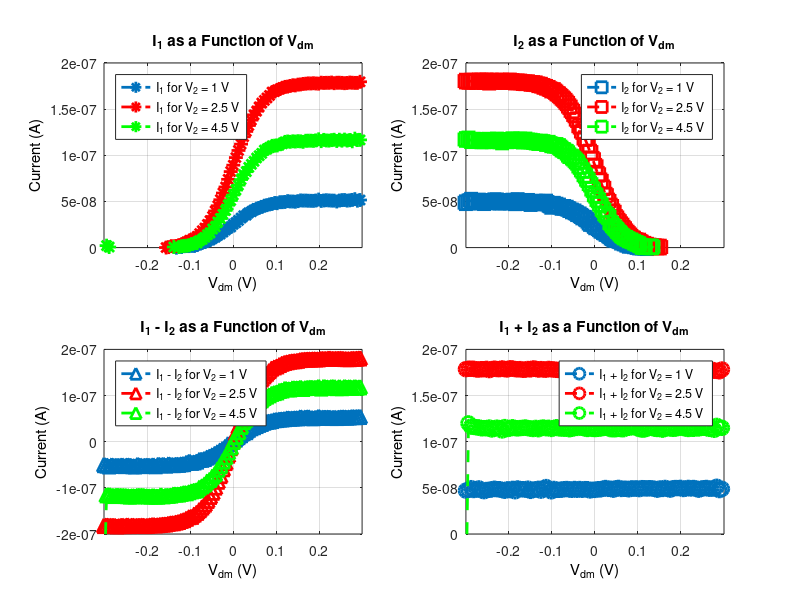

MATLAB code for this plot:
%Vdm vs 1 granular
interval = 5;

load('Exp1_Vb0.5_V21_Data.mat');

Vdm1 = linspace(-0.3,0.3,500);
I1_1 = Exp1_Vb1_I1;
I2_1 = Exp1_Vb1_I2;
Idm1 = I1_1 - I2_1;
Icm1 = I1_1 + I2_1;


load('Exp1_Vb0.5_V22.5_Data.mat');

Vdm2 = linspace(-0.3,0.3,500);
I1_2 = Exp1_Vb25_I1;
I2_2 = Exp1_Vb25_I2;
Idm2 = I1_2 - I2_2;
Icm2 = I1_2 + I2_2;


load('Exp1_Vb0.5_ V24.5_Data.mat')

Vdm3 = linspace(-0.3,0.3,500);
I1_3 = Exp1_Vb45_I1;
I2_3 = Exp1_Vb45_I2;
Idm3 = I1_3 - I2_3;
Icm3 = I1_3 + I2_3;




one = subplot(2,2,1);

plot(Vdm1(1:interval:end),I1_1(1:interval:end),'*--','LineWidth',2,'MarkerSize',10); hold on;
plot(Vdm2(1:interval:end),I1_2(1:interval:end),'r*--','LineWidth',2,'MarkerSize',10); 
plot(Vdm3(1:interval:end),I1_3(1:interval:end),'g*--','LineWidth',2,'MarkerSize',10); 

xlim([-0.3 0.3]);
ylim([0 2e-7]);
grid on;

legend('I_1 for V_2 = 1 V',...
'I_1 for V_2 = 2.5 V',...
'I_1 for V_2 = 4.5 V','Location','NorthWest');


four = subplot(2,2,2);

plot(Vdm1(1:interval:end),I2_1(1:interval:end),'s--','LineWidth',2,'MarkerSize',10); hold on;
plot(Vdm2(1:interval:end),I2_2(1:interval:end),'rs--','LineWidth',2,'MarkerSize',10);
plot(Vdm3(1:interval:end),I2_3(1:interval:end),'gs--','LineWidth',2,'MarkerSize',10);

xlim([-0.3 0.3]);
ylim([0 2e-7]);
grid on;

legend('I_2 for V_2 = 1 V',...
'I_2 for V_2 = 2.5 V',...
'I_2 for V_2 = 4.5 V','Location','NorthEast');

five = subplot(2,2,3);

plot(Vdm1(1:interval:end),Idm1(1:interval:end),'^--','LineWidth',2,'MarkerSize',10); hold on;
plot(Vdm2(1:interval:end),Idm2(1:interval:end),'r^--','LineWidth',2,'MarkerSize',10);
plot(Vdm3(1:interval:end),Idm3(1:interval:end),'g^--','LineWidth',2,'MarkerSize',10);

xlim([-0.3 0.3]);
ylim([-2e-7 2e-7]); 
grid on;

legend('I_1 - I_2 for V_2 = 1 V',...
'I_1 - I_2 for V_2 = 2.5 V',...
'I_1 - I_2 for V_2 = 4.5 V','Location','NorthWest');

eight = subplot(2,2,4);

plot(Vdm1(1:interval:end),Icm1(1:interval:end),'o--','LineWidth',2,'MarkerSize',10); hold on;
plot(Vdm2(1:interval:end),Icm2(1:interval:end),'ro--','LineWidth',2,'MarkerSize',10);
plot(Vdm3(1:interval:end),Icm3(1:interval:end),'go--','LineWidth',2,'MarkerSize',10);

xlim([-0.3 0.3]);
ylim([0 2e-7]);
grid on;

legend('I_1 + I_2 for V_2 = 1 V',...
'I_1 + I_2 for V_2 = 2.5 V',...
'I_1 + I_2 for V_2 = 4.5 V','Location','Best');

% set(get(big,'Title'),'String','Different Currents as a Function of V_{dm} for a Differential Pair');
set(get(one,'Title'),'String','I_1 as a Function of V_{dm}');
set(get(four,'Title'),'String','I_2 as a Function of V_{dm}');
set(get(five,'Title'),'String','I_1 - I_2 as a Function of V_{dm}');
set(get(eight,'Title'),'String','I_1 + I_2 as a Function of V_{dm}');

all_ax = findobj(gcf,'Type','axes');
    
for i=1:length(all_ax) %in order to support subplots
    ax = all_ax(i);
    ylbl = get(ax,'ylabel');
    xlbl = get(ax,'xlabel');
    title = get(ax,'Title');
    leg = findobj(gcf,'Type','axes','Tag','legend');
    
    if ~strcmp(get(ax,'Tag'),'legend')
        set(ylbl,'String','Current (A)');
        set(xlbl,'String','V_{dm} (V)');
    end
    
end

% legend(
% 
% 
% 
% 
% 
% 
% 
% 
% 
% 
% ,'Location','SouthEast')
% 
% 
% 
% big = subplot(2,4,[2,3,6,7]);
% 
% plot(Vdm1(1:interval:end),I1_1(1:interval:end),'*--'); hold on;
% plot(Vdm1(1:interval:end),I2_1(1:interval:end),'s--');
% plot(Vdm1(1:interval:end),Idm1(1:interval:end),'^--');
% plot(Vdm1(1:interval:end),Icm1(1:interval:end),'o--');
% 
% plot(Vdm2(1:interval+1:end),I1_2(1:interval+1:end),'r*--'); 
% plot(Vdm2(1:interval+1:end),I2_2(1:interval+1:end),'rs--');
% plot(Vdm2(1:interval+1:end),Idm2(1:interval+1:end),'r^--');
% plot(Vdm2(1:interval+1:end),Icm2(1:interval+1:end),'ro--');
% 
% plot(Vdm3(1:interval-1:end),I1_3(1:interval-1:end),'g*--'); 
% plot(Vdm3(1:interval-1:end),I2_3(1:interval-1:end),'gs--');
% plot(Vdm3(1:interval-1:end),Idm3(1:interval-1:end),'g^--');
% plot(Vdm3(1:interval-1:end),Icm3(1:interval-1:end),'go--');
% 
% xlim([-0.3 0.3]);
% ylim([-2e-7 2e-7]);
% grid on;
% 
% legend('I_1 for V_2 = 1 V',...
% 'I_2 for V_2 = 1 V',...
% 'I_1 - I_2 for V_2 = 1 V',...
% 'I_1 + I_2 for V_2 = 1 V',...
% 'I_1 for V_2 = 2.5 V',...
% 'I_2 for V_2 = 2.5 V',...
% 'I_1 - I_2 for V_2 = 2.5 V',...
% 'I_1 + I_2 for V_2 = 2.5 V',...
% 'I_1 for V_2 = 4.5 V',...
% 'I_2 for V_2 = 4.5 V',...
% 'I_1 - I_2 for V_2 = 4.5 V',...
% 'I_1 + I_2 for V_2 = 4.5 V','Location','SouthEast')